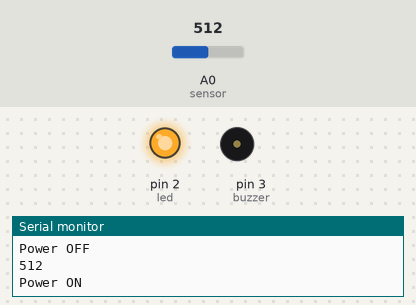
Simulated run of this sketch. Board: Arduino Uno, built with avr-gcc and run on an emulated ATmega328P. On the bench: output pins drawn as LEDs (lit = HIGH), buzzer (waves = sounding, pin HIGH), the last lines printed to the serial monitor. Inputs (shaded band) come from the test bench; at power-on: A0 (sensor) = 512.

Above: at 15.0 s.
15.1 s: A0 (sensor) set to 490
At 29.0 s:
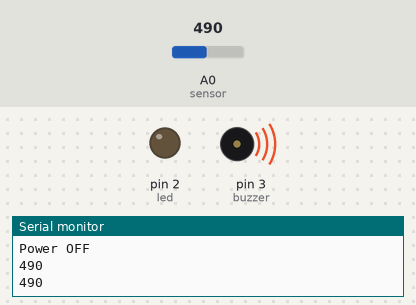
29.1 s: A0 (sensor) set to 509
At 34.5 s:
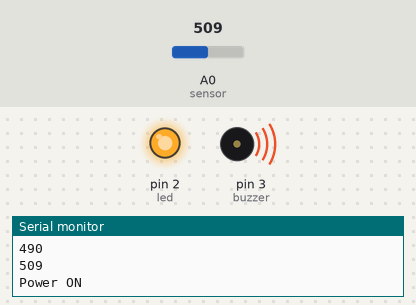
Timing chart, 0 to 45.7 s (numbered marks = the images above; inputs shaded):
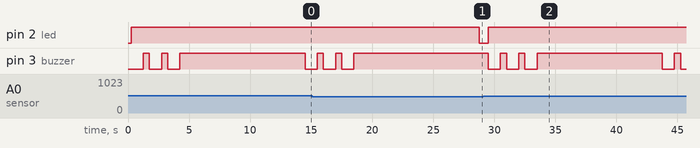

Measured:
- the behaviour switches between 500 and 501 on A0 (sensor) (found by bisection; images 1 and 2)
- after the input at 15.1 s, pin 2 (led): HIGH → LOW after 13.7 s
- after the input at 29.1 s, pin 2 (led): LOW → HIGH after 0.40 s; pin 3 (buzzer): HIGH → LOW after 0.40 s, → HIGH 1.0 s later, → LOW 0.50 s later, → HIGH 1.0 s later, … (9 changes in this stretch)

The sketch:

M0223_Arduino.ino
```cpp
int sensor = A0;
int led = 2;
int buzzer = 3;
int val = 0;

void setup()
{
  Serial.begin(9600);
  pinMode(sensor, INPUT);
  pinMode(led, OUTPUT);
  pinMode(buzzer, OUTPUT);
}
void loop() {
  val = analogRead(sensor);
  Serial.println(val);
  delay(250);
  if (val < 500) {
    digitalWrite(led, LOW);
    digitalWrite(buzzer, HIGH);
  }
  if (val > 500) {
    Serial.println("Power ON");
    digitalWrite(led, HIGH);
    digitalWrite(buzzer, LOW);
    delay(1000);
    digitalWrite(led, HIGH);
    digitalWrite(buzzer, HIGH);
    delay(500);
    digitalWrite(led, HIGH);
    digitalWrite(buzzer, LOW);
    delay(1000);
    digitalWrite(led, HIGH);
    digitalWrite(buzzer, HIGH);
    delay(500);
    digitalWrite(led, HIGH);
    digitalWrite(buzzer, LOW);
    delay(1000);
    digitalWrite(led, HIGH);
    digitalWrite(buzzer, HIGH);
    delay(10000);
    Serial.println("Power OFF");
  }
}
```
